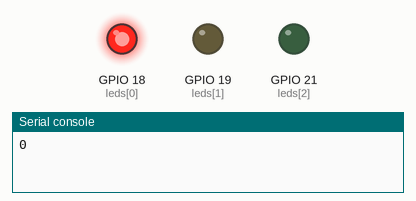
This program was run on a simulated ESP32 board running MicroPython. Shown: output pins drawn as LEDs (lit = HIGH), the last lines printed to the serial console. Wiring (from the project's diagram.json): red LED on GPIO 18, yellow LED on GPIO 19, green LED on GPIO 21.

Above: at 0.15 s.
At 1.35 s:
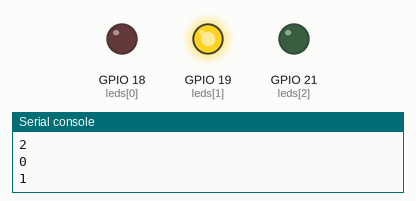
At 2.55 s:
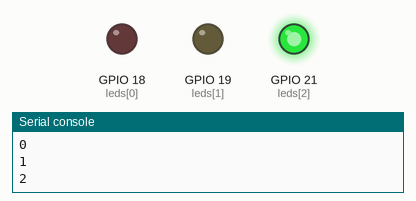
Timing chart, 0 to 3.0 s (numbered marks = the images above):
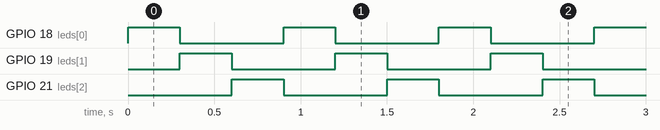

Measured:
- by itself, GPIO 18 (leds[0]), GPIO 19 (leds[1]), GPIO 21 (leds[2]): alternates HIGH for 0.30 s and LOW for 0.60 s
- by itself, everything shown: repeats every 0.90 s, in 3 steps

The program:

main.py
```python
from machine import Pin
from time import sleep_ms

LED_PINS = (18, 19, 21)
STEP_MS = 300
leds = [Pin(number, Pin.OUT, value=0) for number in LED_PINS]


def show_only(selected):
    # Prima spegne tutti: evita sovrapposizioni nel cambio di fase.
    for led in leds:
        led.value(0)
    leds[selected].value(1)


while True:
    for i in range(len(leds)):
        show_only(i)
        print(i)
        sleep_ms(STEP_MS)
```
